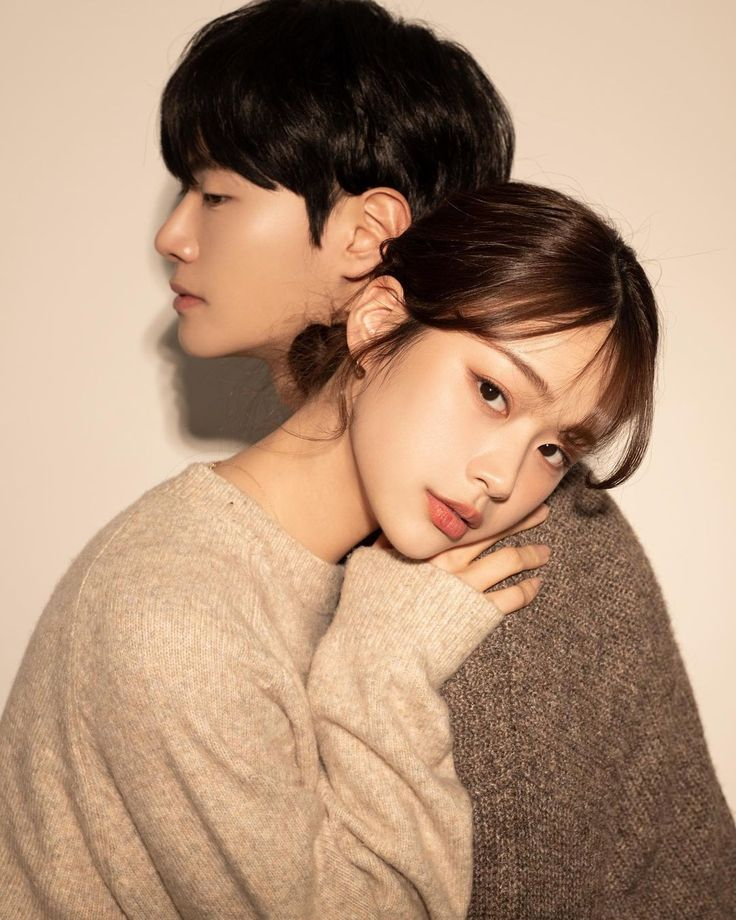
#> input picture Hyeya_pic.jpeg, 736 x 920 px; its folder holds only this picture in this run
$ python -i 'ctk uas.py'   (imports and definitions only)
#> lines starting #> are read from the running program, lines starting #| are printed output that depends on the picture; after the words box and inside, x2 and y2 are one past the last pixel; in counts of white or black regions, pixels touching at a corner belong together
#> in process_image, citra is the input picture: shape (920, 736, 3); mean B, G, R 120.2, 145.1, 176.7
import cv2
import numpy as np
import tkinter as tk
from tkinter import filedialog
from PIL import Image, ImageTk

def ekualiasiwarna(image):
    channels = cv2.split(image)
    equalized_channels = [cv2.equalizeHist(channel) for channel in channels]
    result = cv2.merge(equalized_channels)
    return result

def contrastStrech(gambar):
    min_nilai = np.min(gambar)
#> min_nilai = 0
    max_nilai = np.max(gambar)
#> max_nilai = 228
    strech = (gambar - min_nilai) * (255.0 / (max_nilai - min_nilai))
    strech = strech.astype(np.uint8)
    return strech

def StrechPerCahnel(gambar):
    channels = cv2.split(gambar)
    strechChannel = [contrastStrech(channel) for channel in channels]
#> in contrastStrech (call 2), `max_nilai = np.max(gambar)`: max_nilai = 250
#> in contrastStrech (call 2), `strech = (gambar - min_nilai) * (255.0 / (max_nilai - min_nilai))`:
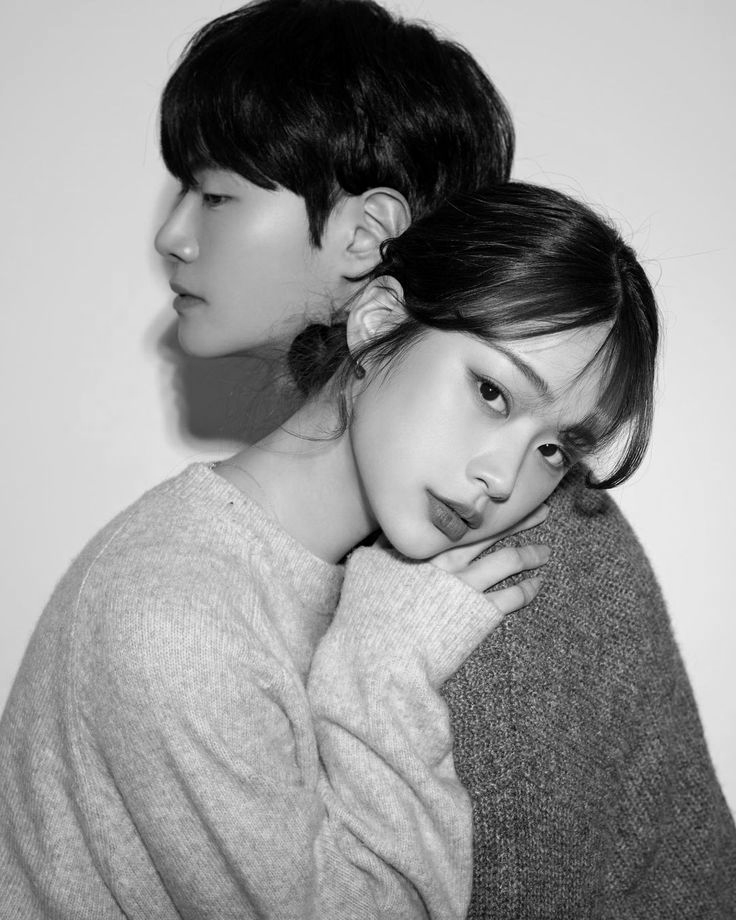
#> strech: shape (920, 736) float64; min 0, max 255, mean 148
#> in contrastStrech (call 3), `max_nilai = np.max(gambar)`: max_nilai = 255
#> in contrastStrech (call 3), `strech = (gambar - min_nilai) * (255.0 / (max_nilai - min_nilai))`:
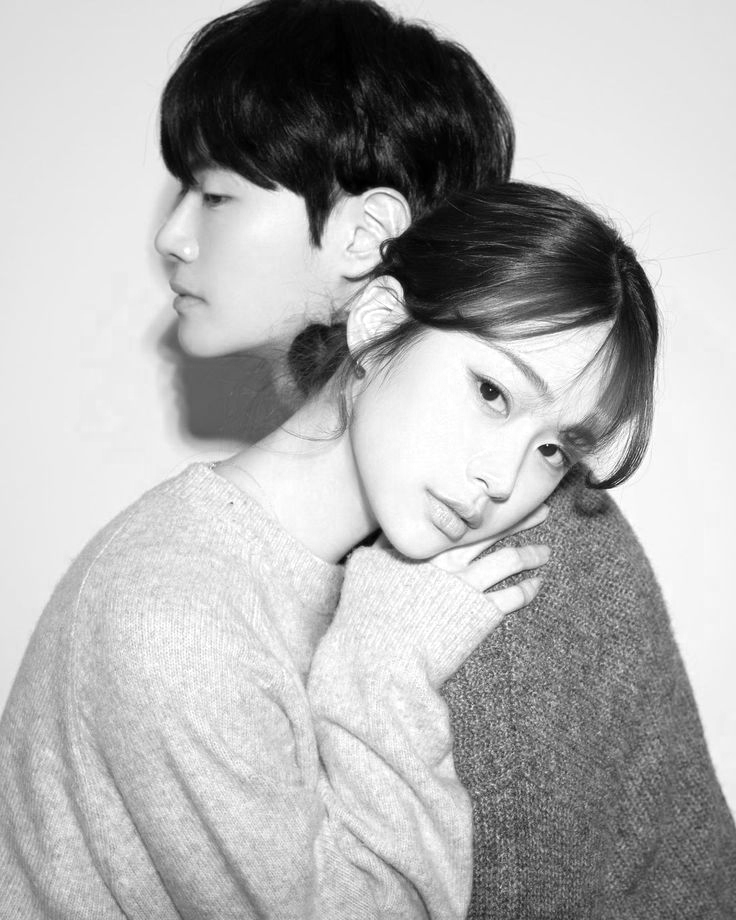
#> strech: shape (920, 736) float64; min 0, max 255, mean 176.7
#> strechChannel = 3 items
    return cv2.merge(strechChannel)
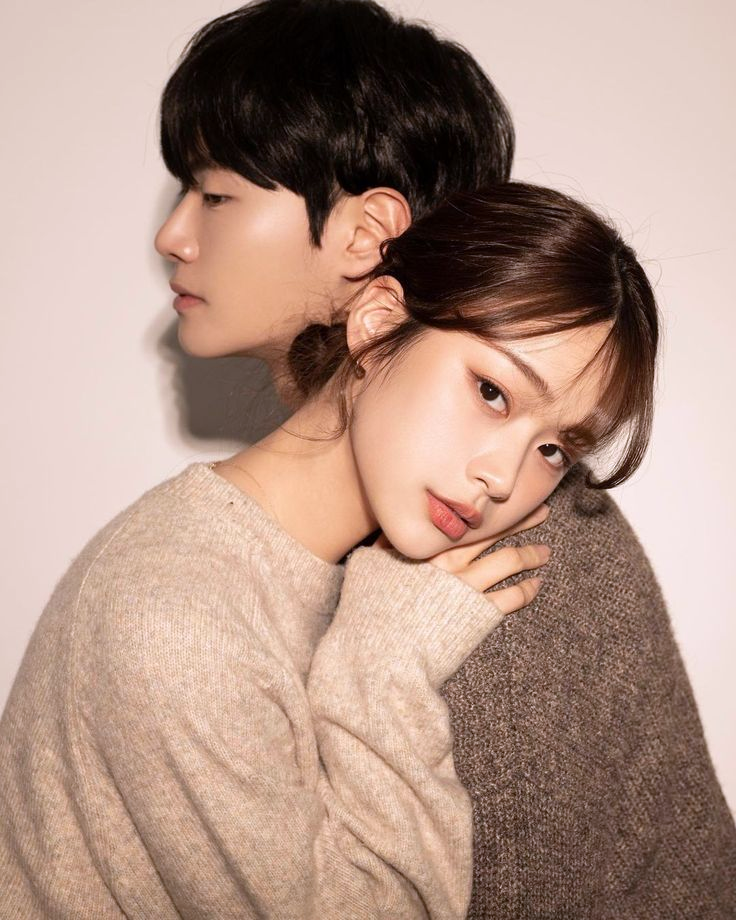
#> returned value: shape (920, 736, 3); mean of channels 0, 1, 2 134, 147.6, 176.7; drawn as B, G, R

# [8 lines left out: function resize_image, not called in this run]

def process_image(file_path):
    # Membaca citra
    citra = cv2.imread(file_path)
    if citra is None:
        raise ValueError(f"Cannot open image file: {file_path}")

    # Kontras stretching pada setiap channel
    citra1 = StrechPerCahnel(citra)

    # Equalisasi warna pada citra yang sudah di-stretch
    citra2 = ekualiasiwarna(citra1)

    # Konversi citra ke ruang warna YCrCb
    konversi = cv2.cvtColor(citra2, cv2.COLOR_BGR2YCrCb)
#> konversi: shape (920, 736, 3); mean of channels 0, 1, 2 127.9, 128.5, 127

    # Pisahkan channel Y, Cr, dan Cb
    y, cb, cr = cv2.split(konversi)
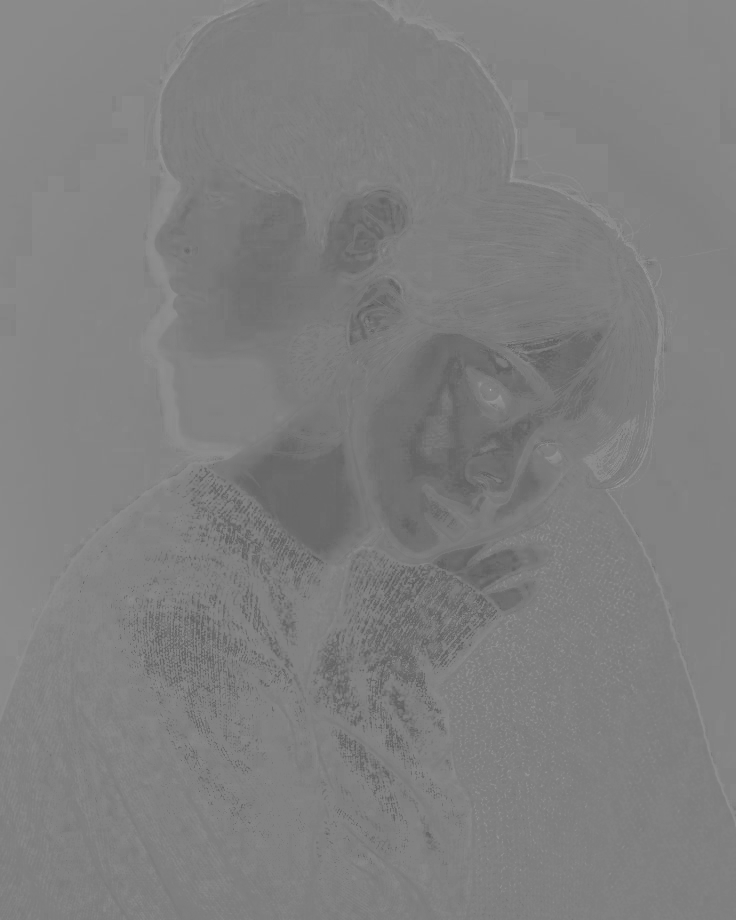
#> cr: shape (920, 736); min 92, max 168, mean 127

    # Threshold pada channel Cb
    _, bin = cv2.threshold(cb, threshold_val, 255, cv2.THRESH_BINARY)
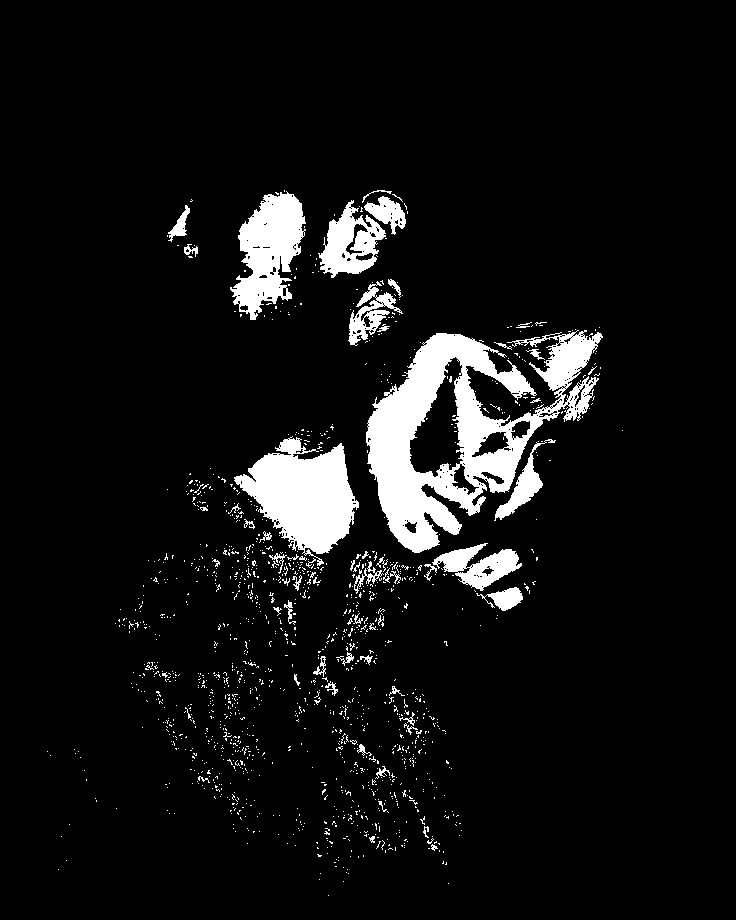
#> bin: shape (920, 736); 7.3% white; 1397 white regions (1338 under 20 px), largest, box (x1, y1, x2, y2) and area: (366, 330, 603, 553) 20640, (234, 436, 359, 566) 8654, (230, 191, 306, 320) 5446

    # Membuat matriks structuring element berbentuk elips
    size = 5
    matriks_SE = cv2.getStructuringElement(cv2.MORPH_ELLIPSE, (size, size))

    # Operasi morfologi erosi, dilasi, dan closing
    erosi = cv2.morphologyEx(bin, cv2.MORPH_ERODE, matriks_SE, iterations=erosion_iter)
#> erosi: shape (920, 736); 3.2% white; 32 white regions (13 under 20 px), largest, box (x1, y1, x2, y2) and area: (370, 337, 493, 549) 7777, (246, 450, 349, 550) 6305, (243, 197, 301, 274) 2171
    dilasi = cv2.morphologyEx(erosi, cv2.MORPH_DILATE, matriks_SE, iterations=dilation_iter)
#> dilasi: shape (920, 736); 12.7% white; 4 white regions, box (x1, y1, x2, y2) and area: (226, 317, 611, 627) 63397, (220, 177, 420, 328) 18649, (333, 298, 397, 348) 2170, (156, 208, 201, 252) 1490
    closing = cv2.morphologyEx(dilasi, cv2.MORPH_CLOSE, matriks_SE, iterations=closing_iter)
#> closing: shape (920, 736); 13.3% white; 1 white region, box (x1, y1, x2, y2) and area: (156, 177, 611, 627) 90340

    # Masking dengan operasi bitwise and
    masking = cv2.bitwise_and(bin, closing)
#> masking: shape (920, 736); 6.5% white; 197 white regions (179 under 20 px), largest, box (x1, y1, x2, y2) and area: (366, 330, 603, 553) 20481, (234, 436, 359, 566) 8654, (230, 191, 306, 320) 5446
    masking2 = cv2.bitwise_and(citra, citra, mask=masking)
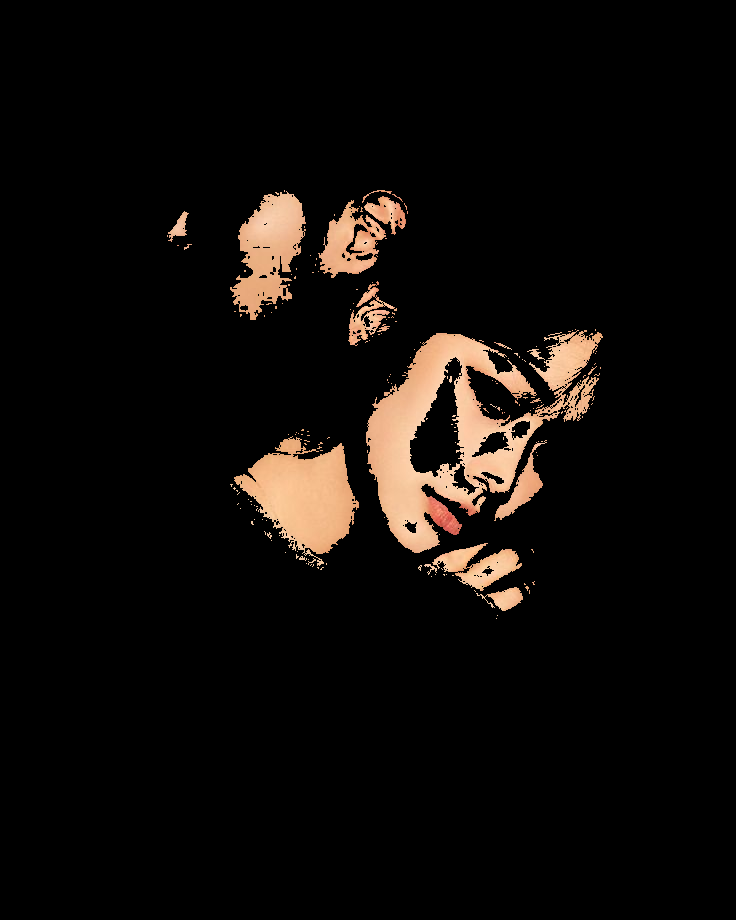
#> masking2: shape (920, 736, 3); mean B, G, R 9.2, 12, 15.7

    return [citra, citra1, citra2, konversi, bin, masking2]

# [51 lines left out: functions update_images, load_image, adjust_threshold, adjust_erosion, adjust_dilation, adjust_closing, not called in this run]

# Inisialisasi parameter
file_path = 'download (1).jpeg'
threshold_val = 150
erosion_iter = 2
dilation_iter = 10
closing_iter = 10

# GUI menggunakan tkinter
# [2 lines not run here, left out]

# Judul
# [1 line that did not run here, left out]
# [1 line not run here, left out]

# Frame untuk penyesuaian parameter
# [1 line that did not run here, left out]
# [4 lines not run here, left out]
# [1 line that did not run here, left out]
# [4 lines not run here, left out]
# [1 line that did not run here, left out]
# [4 lines not run here, left out]
# [1 line that did not run here, left out]
# [4 lines not run here, left out]
# [1 line that did not run here, left out]
# [2 lines not run here, left out]

# Button untuk memuat gambar
# [1 line that did not run here, left out]
# [1 line not run here, left out]

# Tempat untuk citra hasil proses di sisi kanan
# [1 line that did not run here, left out]
# [1 line not run here, left out]
# [1 line that did not run here, left out]
# [1 line not run here, left out]
# [1 line that did not run here, left out]
# [1 line not run here, left out]
# [1 line that did not run here, left out]
# [1 line not run here, left out]
# [1 line that did not run here, left out]
# [1 line not run here, left out]
# [1 line that did not run here, left out]
# [14 lines not run here, left out]

>>> result = process_image('Hyeya_pic.jpeg')
#> result = 6 items

$ run again, on 1213d.jpeg
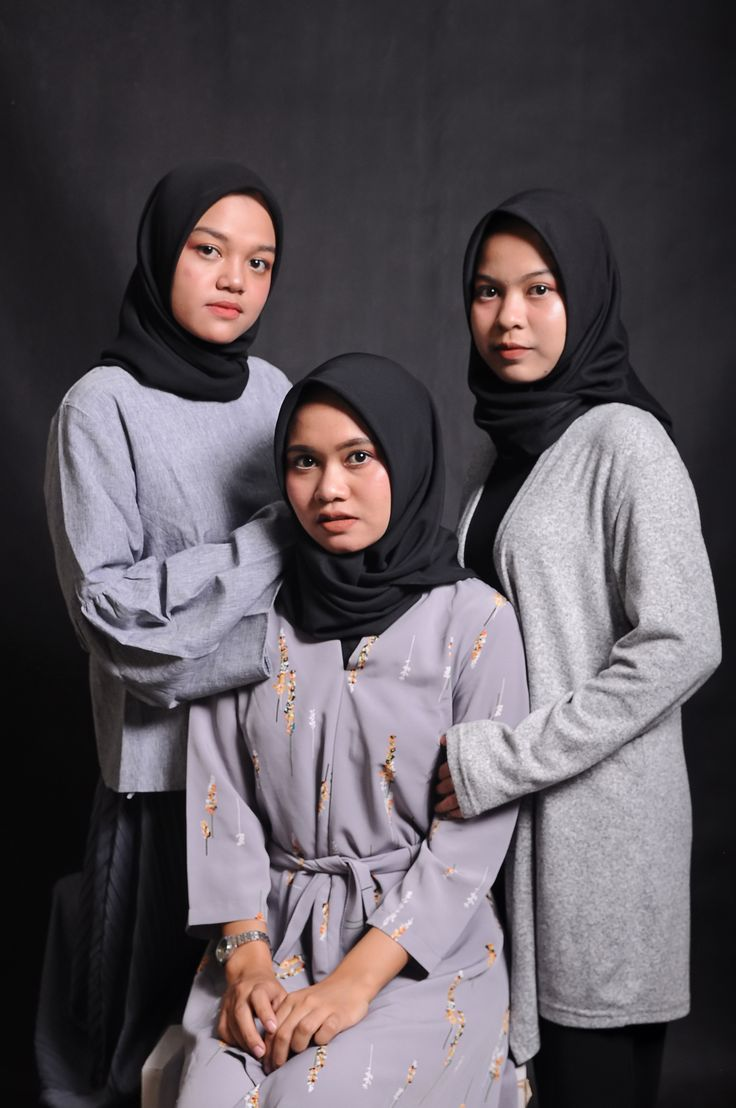
#> input picture 1213d.jpeg, 736 x 1108 px
#> in process_image, citra is the input picture: shape (1108, 736, 3); mean B, G, R 91.6, 85.7, 92.6
#> min_nilai = 0
#> max_nilai = 255
#> strechChannel = 3 items
#> konversi: shape (1108, 736, 3); mean of channels 0, 1, 2 128.5, 128, 128
#> in process_image, `_, bin = cv2.threshold(cb, threshold_val, 255, cv2.THRESH_BINARY)`:
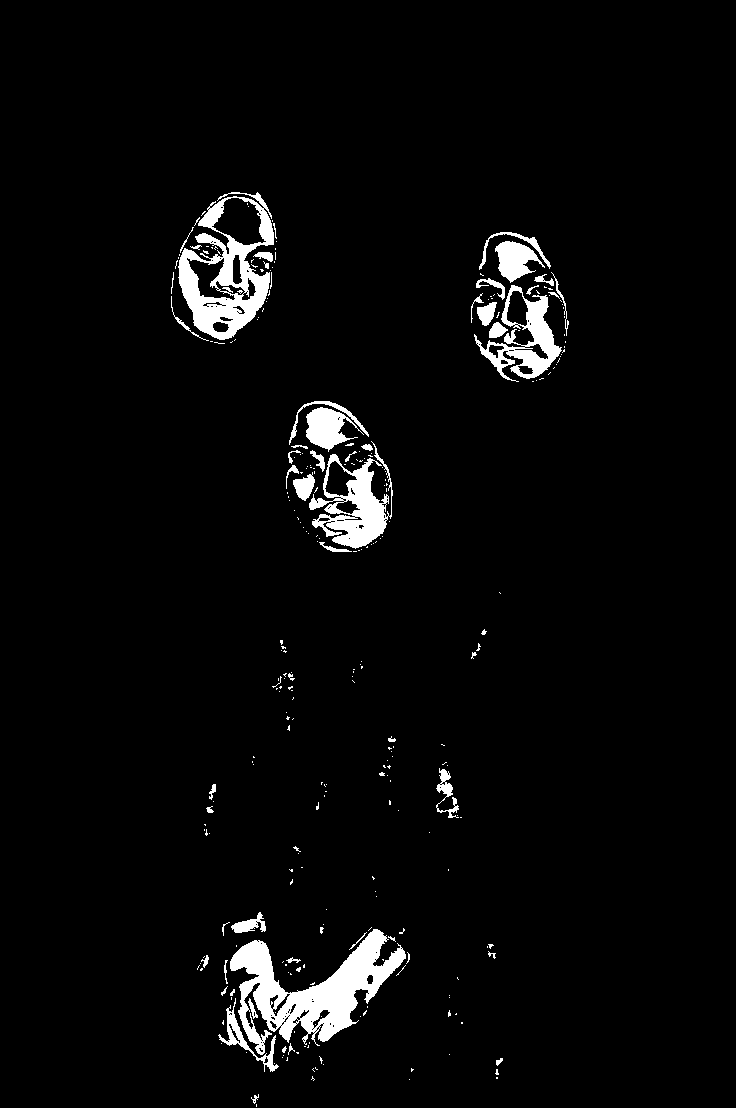
#> bin: shape (1108, 736); 3.6% white; 291 white regions (238 under 20 px), largest, box (x1, y1, x2, y2) and area: (230, 929, 406, 1055) 8412, (178, 192, 274, 340) 5894, (309, 441, 393, 549) 3602
#> erosi: shape (1108, 736); 0.97% white; 33 white regions (15 under 20 px), largest, box (x1, y1, x2, y2) and area: (291, 933, 402, 1027) 2445, (335, 471, 382, 545) 990, (183, 262, 266, 331) 980
#> dilasi: shape (1108, 736); 7.8% white; 6 white regions, box (x1, y1, x2, y2) and area: (211, 903, 422, 1060) 20985, (163, 189, 290, 351) 15406, (461, 225, 576, 392) 12126, (278, 451, 402, 565) 9401, (291, 391, 361, 466) 4056, (426, 768, 468, 810) 1313
#> closing: shape (1108, 736); 7.9% white; 5 white regions, box (x1, y1, x2, y2) and area: (211, 903, 422, 1060) 21453, (163, 189, 290, 351) 15734, (278, 391, 402, 565) 13902, (461, 225, 576, 392) 12354, (426, 768, 468, 810) 1313
#> masking: shape (1108, 736); 3.4% white; 184 white regions (138 under 20 px), largest, box (x1, y1, x2, y2) and area: (230, 929, 406, 1055) 8412, (178, 197, 274, 340) 5699, (309, 454, 393, 549) 3475
#> in process_image, `masking2 = cv2.bitwise_and(citra, citra, mask=masking)`:
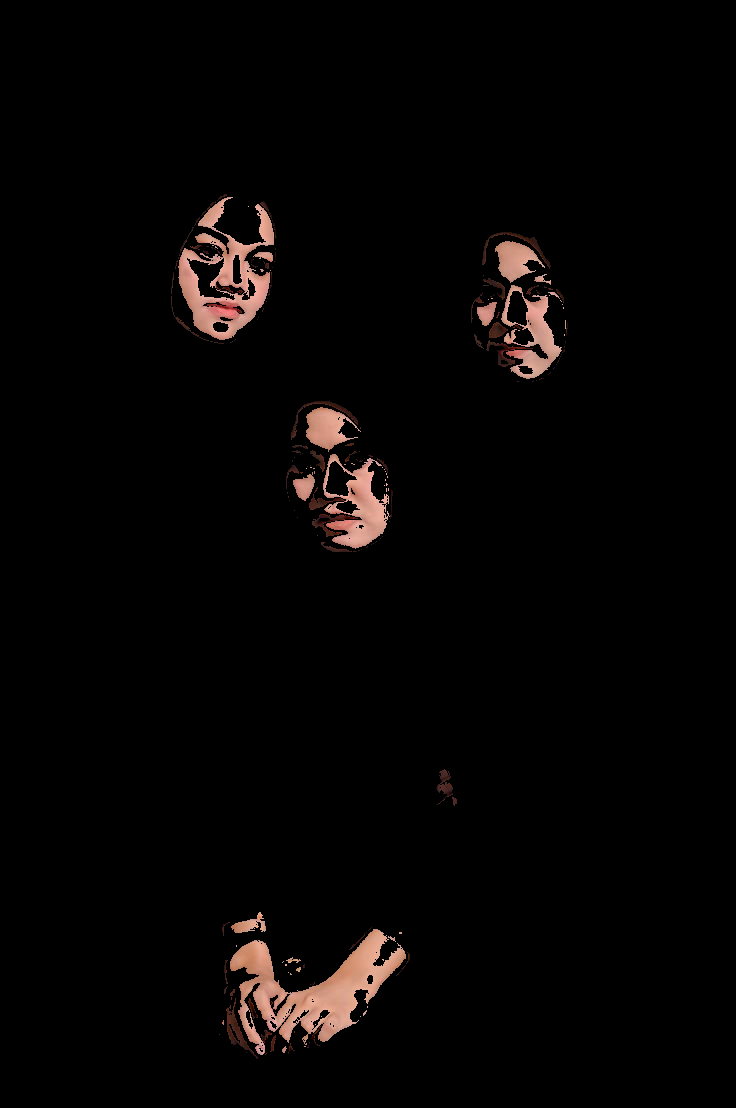
#> masking2: shape (1108, 736, 3); mean B, G, R 3.8, 4.4, 6.3
#> `result = process_image('Hyeya_pic.jpeg')`: result = 6 items
